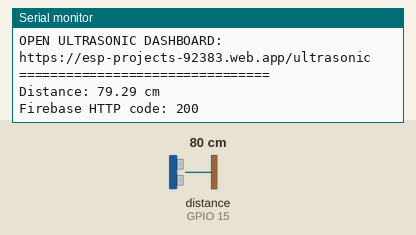
Bench run of a sketch on a simulated ESP32. Parts: the last lines printed to the serial monitor. Wiring (inferred from the names in the program): ultrasonic range finder: trigger GPIO 14; echo GPIO 15. The inputs (shaded band) are chosen by the test bench; at power-on: distance to the obstacle (sensor on GPIO 15) 80 cm. The echo pulse lasts 58.3 µs per cm; WiFi joins after 1.5 s; servers stay silent unless stated; uploads are accepted with an empty reply.

Above: at 2.7 s.
2.8 s: distance to the obstacle (sensor on GPIO 15) set to 2 cm
At 3.87 s:
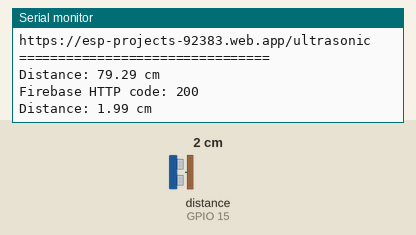
5.7 s: distance to the obstacle (sensor on GPIO 15) set to 4 cm
At 7.3 s:
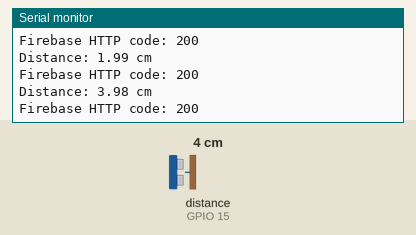
Timing chart, 0 to 8.8 s (numbered marks = the images above; inputs shaded):
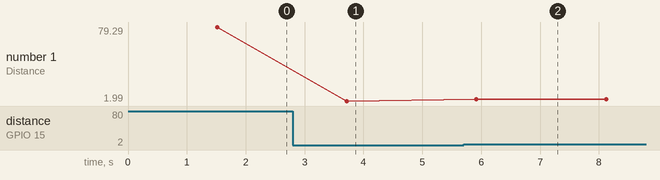

Measured:
- after the input at 2.8 s, the serial monitor: prints a new line after 0.92 s (image 1)
- after the input at 5.7 s, the serial monitor: prints a new line after 0.22 s (image 2)
- plotted number 1: 79.29 → 1.99 after the input at 2.8 s, 1.99 → 3.98 after the input at 5.7 s

The sketch:

Ultra_Sonic_Sensor.ino
```cpp
#include <WiFi.h>
#include <HTTPClient.h>

// ---------- WiFi Credentials ----------
#define WIFI_SSID "Vivo Y21e"
#define WIFI_PASSWORD "123456789"

// ---------- Firebase REST ----------
#define FIREBASE_HOST "https://esp-projects-92383-default-rtdb.firebaseio.com"
#define FIREBASE_SECRET "npuRerfKNuU8nUmAM2XZVsgVFsfJQXNSXDdIerLH"

// ---------- Ultrasonic Pins ----------
#define TRIG_PIN 14
#define ECHO_PIN 15

// ---------- Distance Calculation ----------
float getDistanceCM() {
  digitalWrite(TRIG_PIN, LOW);
  delayMicroseconds(2);

  digitalWrite(TRIG_PIN, HIGH);
  delayMicroseconds(10);
  digitalWrite(TRIG_PIN, LOW);

  long duration = pulseIn(ECHO_PIN, HIGH, 30000);

  if (duration == 0) return -1;  // no echo

  return duration * 0.034 / 2;
}

void setup() {
  Serial.begin(115200);

  pinMode(TRIG_PIN, OUTPUT);
  pinMode(ECHO_PIN, INPUT);

  // ---------- WiFi ----------
  WiFi.begin(WIFI_SSID, WIFI_PASSWORD);
  Serial.print("Connecting to WiFi");

  while (WiFi.status() != WL_CONNECTED) {
    delay(500);
    Serial.print(".");
  }

  Serial.println("\nWiFi connected");
  Serial.print("IP Address: ");
  Serial.println(WiFi.localIP());

  // Clickable dashboard link
  Serial.println("================================");
  Serial.println("OPEN ULTRASONIC DASHBOARD:");
  Serial.println("https://esp-projects-92383.web.app/ultrasonic");
  Serial.println("================================");
}

void loop() {
  float distance = getDistanceCM();

  if (distance > 0 && WiFi.status() == WL_CONNECTED) {
    Serial.print("Distance: ");
    Serial.print(distance);
    Serial.println(" cm");

    HTTPClient http;

    String url = String(FIREBASE_HOST) +
      "/sensors/ultrasonic/distance.json?auth=" +
      FIREBASE_SECRET;

    http.begin(url);
    http.addHeader("Content-Type", "application/json");

    int httpCode = http.PUT(String(distance));

    Serial.print("Firebase HTTP code: ");
    Serial.println(httpCode);

    http.end();
  } else {
    Serial.println("Ultrasonic: No echo or WiFi down");
  }

  delay(2000);
}
```
